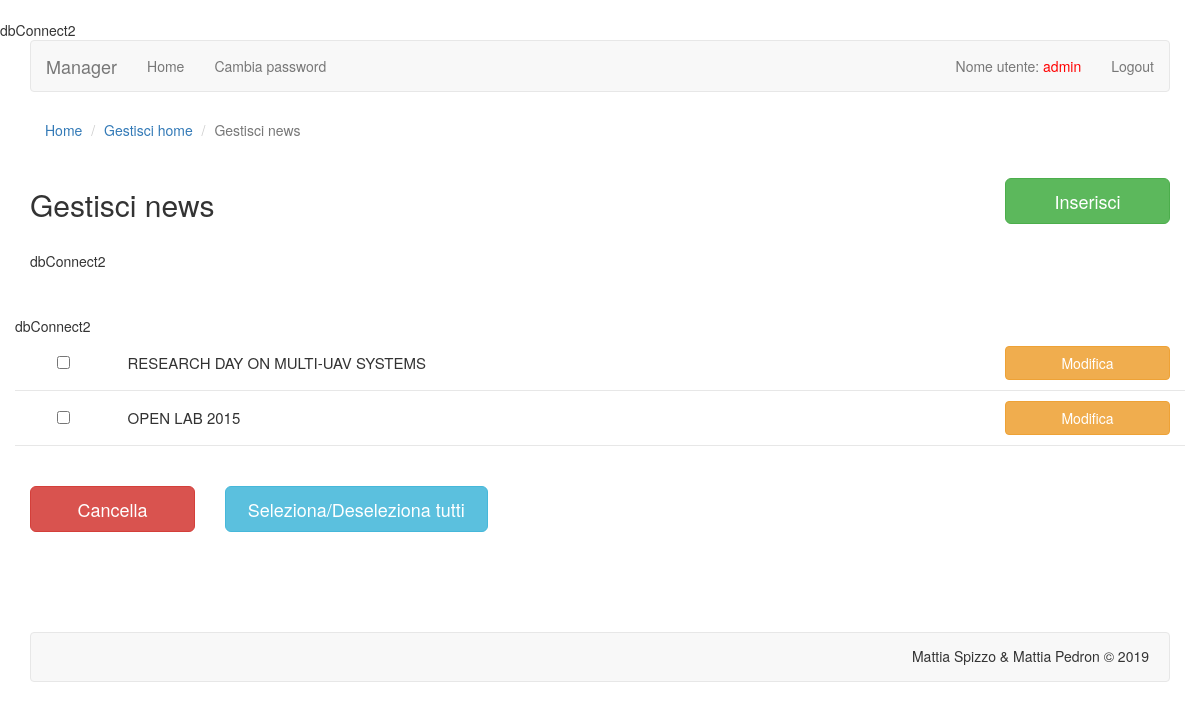
Screenshot of /manager/manager-news.php (signed in) with the database file from the repository.
### tables this page shows
CREATE TABLE IF NOT EXISTS `news` (
  `id` int(11) NOT NULL AUTO_INCREMENT,
  `data` datetime NOT NULL,
  `titolo_it` varchar(255) NOT NULL,
  `titolo_en` varchar(255) NOT NULL,
  `testo_it` text NOT NULL,
  `testo_en` text NOT NULL,
  PRIMARY KEY (`id`)
);

### manager/manager-news.php (the view, shortened to what this page needs)
<?php
	$tabella="news";
	include("head.php");
?>
<?php
	include("header.php");
?>
	<div class="container">
<?php
	if(!isset($_SESSION["autenticato"])){
		echo "<div class=\"col-lg-12 col-md-12 col-sm-12 col-xs-12 spazio\"><div class=\"alert alert-danger text-center spazio-alto\"><strong>Per entrare in questa pagina devi essere autenticato.</strong></div></div>";
		include("footer.php");
	}
	else{
		include("menu.php");
?>
		<div class="row">
			<div class="col-lg-12">
				<ol class="breadcrumb">
					<li><a href="manager-home.php">Home</a></li>
					<li><a href="manager-pag-home.php">Gestisci home</a></li>
					<li class="active">Gestisci news</a></li>
				</ol>
			</div>
		</div>
		<div class="row">
			<div class="col-lg-10 col-md-10 col-sm-9 col-xs-12">
				<h2>Gestisci news</h2>
			</div>
			<div class="col-lg-2 col-md-2 col-sm-3 col-xs-12">
				<a href="inserisci-news.php"><button type="button" class="btn btn-success btn-lg testo-btn-piccolo">Inserisci</button></a>
			</div>
		</div>
<?php
		$totale=numeroElementi($tabella);
		if($totale==0){
?>
		<div class="col-lg-10 col-lg-offset-1 col-md-12 col-sm-12 col-xs-12">
			<div class="alert alert-danger testo-centrato spazio-alto"><strong>NON SONO PRESENTI NEWS NEL MANAGER</strong></div>
		</div>
<?php
		}
		else{
?>
		<form name="modulo" method="post" action="eliminato-news.php">
			<div class="row spazio-altino">
<?php
			$risposta=elementiTabella($tabella);
			while($riga=mysql_fetch_array($risposta)){
?>
					<div class="riga-alta">
						<div class="col-lg-1 col-md-1 col-sm-1 col-xs-2 text-center elenco-pag">
							<input type="checkbox" name="item[]" value="<?php echo $riga['id']; ?>" />
						</div>
						<div class="col-lg-9 col-md-9 col-sm-8 col-xs-7">
							<div class="elenco-pag"><?php echo $riga['titolo_it']; ?></div>
						</div>
						<div class="col-lg-2 col-md-2 col-sm-3 col-xs-3">
							<a href="modifica-news.php?id=<?php echo $riga['id']; ?>"><button type="button" class="btn btn-warning btn-largo btn-stretto"><span class="hidden-xs">Modifica</span><span class="visible-xs">Mod.</span></button></a>
						</div>
					</div>
<?php
			}
?>
			</div>
			<div class="row spazio-alto">
				<div class="col-lg-2 col-md-2 col-sm-3 col-xs-6">
					<button type="submit" name="cancella" value="cancella" class="btn btn-lg btn-danger btn-block">Cancella</button>
				</div>
				<div class="col-lg-3 col-md-4 col-sm-5 col-xs-6">
					<button type="button" onclick="selezionaTutti('modulo')" class="btn btn-lg btn-info btn-block"><span class="hidden-xs">Seleziona/Deseleziona tutti</span><span class="visible-xs">Sel./Des.</span></button>
				</div>
			</div>
		</form>
<?php
		}
		include("footer.php");
	}
?>

### rows the page displays
news: titolo_it "RESEARCH DAY ON MULTI-UAV SYSTEMS"
news: titolo_it "OPEN LAB 2015"

### other values shown
$_SESSION['user'] "admin"
